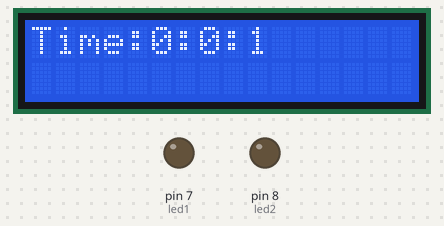
The sketch below on a simulated Arduino Uno, built with avr-gcc and run on an emulated ATmega328P. On the bench: 16×2 character LCD, output pins drawn as LEDs (lit = HIGH).

Above: at 0.11 s.
At 12.59 s:
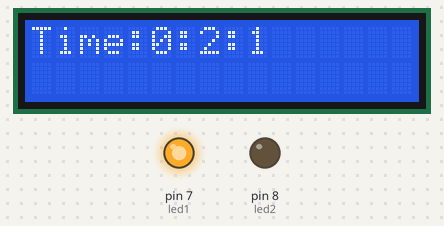
At 18.83 s:
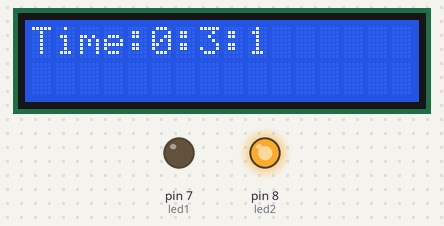
At 25.07 s:
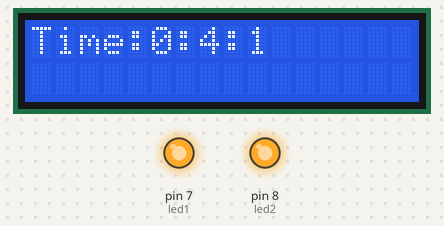
Timing chart, 0 to 26.6 s (numbered marks = the images above):
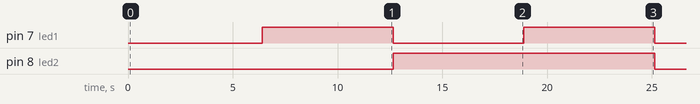

The sketch:

L4_LCD_DigitalClock.ino
```cpp
#include<LiquidCrystal.h>
LiquidCrystal lcd(12, 11, 5, 4, 3, 2);

int led1 = 7;
int led2 = 8;
int h, m, s;

void setup ()
{
        //lcd.clear();
        pinMode(led1, OUTPUT);
        pinMode(led2, OUTPUT);
        lcd.begin(16, 2);
        Serial.begin(9600);
}

void loop ()
{
           if(s==60)
              {
                  s = 0;
                  m = m+1;
              }

            if(m==60)
              {
                  m = 0;
                  h = h+1;
              }

            if(h==25)
              {
                  h=1;
              }
                    lcd.setCursor(0,0);
                    s = s+1;
                    lcd.print("Time");
                    lcd.print(":");
                    lcd.print(h);
                    lcd.print(":");
                    lcd.print(m);
                    lcd.print(":");
                    lcd.print(s);
                    delay(100);
                    lcd.clear();

            switch(m)
                   {
                    case 1:
                            digitalWrite(led1, HIGH);
                            digitalWrite(led2, LOW);
                            break;

                    case 2:
                            digitalWrite(led2, HIGH);
                            digitalWrite(led1, LOW);
                            break;

                    case 3:
                            digitalWrite(led1, HIGH);
                            digitalWrite(led2, HIGH);
                            break;


                    case 4:
                            digitalWrite(led1, LOW);
                            digitalWrite(led2, LOW);
                            break;
                   }
  }
```

Measured:
- by itself, pin 7 (led1): alternates HIGH for 6.2 s and LOW for 6.2 s, 4 changes in all, then stays LOW
- by itself, pin 8 (led2): LOW → HIGH at 12.6 s, → LOW 12.5 s later
